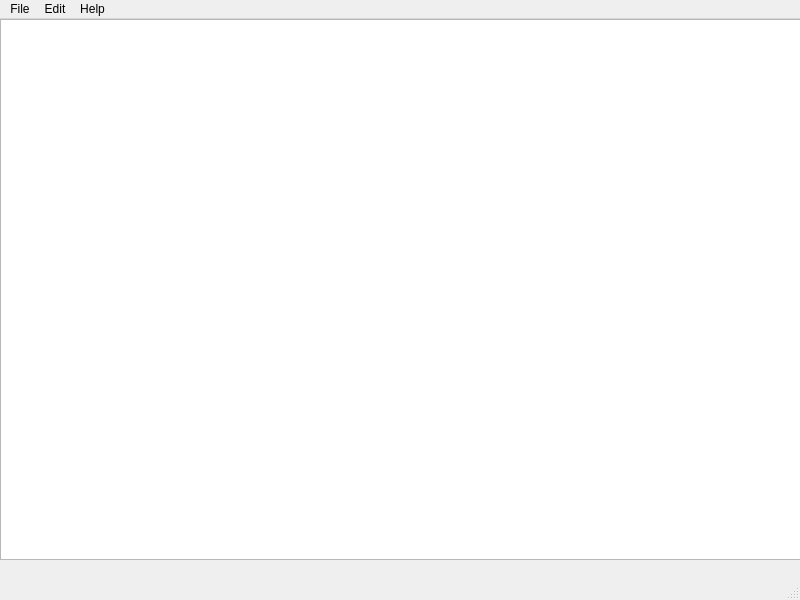
<?xml version="1.0" encoding="UTF-8"?>
<ui version="4.0">
 <class>TexEdit</class>
 <widget class="QMainWindow" name="TexEdit">
  <property name="geometry">
   <rect>
    <x>0</x>
    <y>0</y>
    <width>800</width>
    <height>600</height>
   </rect>
  </property>
  <property name="windowTitle">
   <string>TexEdit</string>
  </property>
  <widget class="QWidget" name="centralwidget">
   <widget class="QTextEdit" name="u_Text">
    <property name="geometry">
     <rect>
      <x>0</x>
      <y>0</y>
      <width>801</width>
      <height>541</height>
     </rect>
    </property>
   </widget>
  </widget>
  <widget class="QMenuBar" name="menubar">
   <property name="geometry">
    <rect>
     <x>0</x>
     <y>0</y>
     <width>800</width>
     <height>25</height>
    </rect>
   </property>
   <widget class="QMenu" name="menuSave">
    <property name="title">
     <string>File</string>
    </property>
    <addaction name="actionNew"/>
    <addaction name="actionOpen"/>
    <addaction name="actionSave"/>
    <addaction name="actionSave_As"/>
    <addaction name="actionQuit_2"/>
   </widget>
   <widget class="QMenu" name="menuEdit">
    <property name="title">
     <string>Edit</string>
    </property>
    <addaction name="actionUndo"/>
    <addaction name="actionRedo"/>
    <addaction name="actionFont"/>
   </widget>
   <widget class="QMenu" name="menuHelp">
    <property name="title">
     <string>Help</string>
    </property>
    <addaction name="actionAbout"/>
   </widget>
   <addaction name="menuSave"/>
   <addaction name="menuEdit"/>
   <addaction name="menuHelp"/>
  </widget>
  <widget class="QStatusBar" name="statusbar"/>
  <action name="actionNew">
   <property name="text">
    <string>New</string>
   </property>
  </action>
  <action name="actionOpen">
   <property name="text">
    <string>Open </string>
   </property>
  </action>
  <action name="actionSave">
   <property name="text">
    <string>Save</string>
   </property>
  </action>
  <action name="actionQuit">
   <property name="text">
    <string>Quit</string>
   </property>
  </action>
  <action name="actionUndo">
   <property name="text">
    <string>Undo</string>
   </property>
  </action>
  <action name="actionRedo">
   <property name="text">
    <string>Redo</string>
   </property>
  </action>
  <action name="actionFont">
   <property name="text">
    <string>Font</string>
   </property>
  </action>
  <action name="actionSave_As">
   <property name="text">
    <string>Save As</string>
   </property>
  </action>
  <action name="actionQuit_2">
   <property name="text">
    <string>Quit</string>
   </property>
  </action>
  <action name="actionAbout">
   <property name="text">
    <string>About</string>
   </property>
  </action>
 </widget>
 <resources/>
 <connections/>
</ui>
